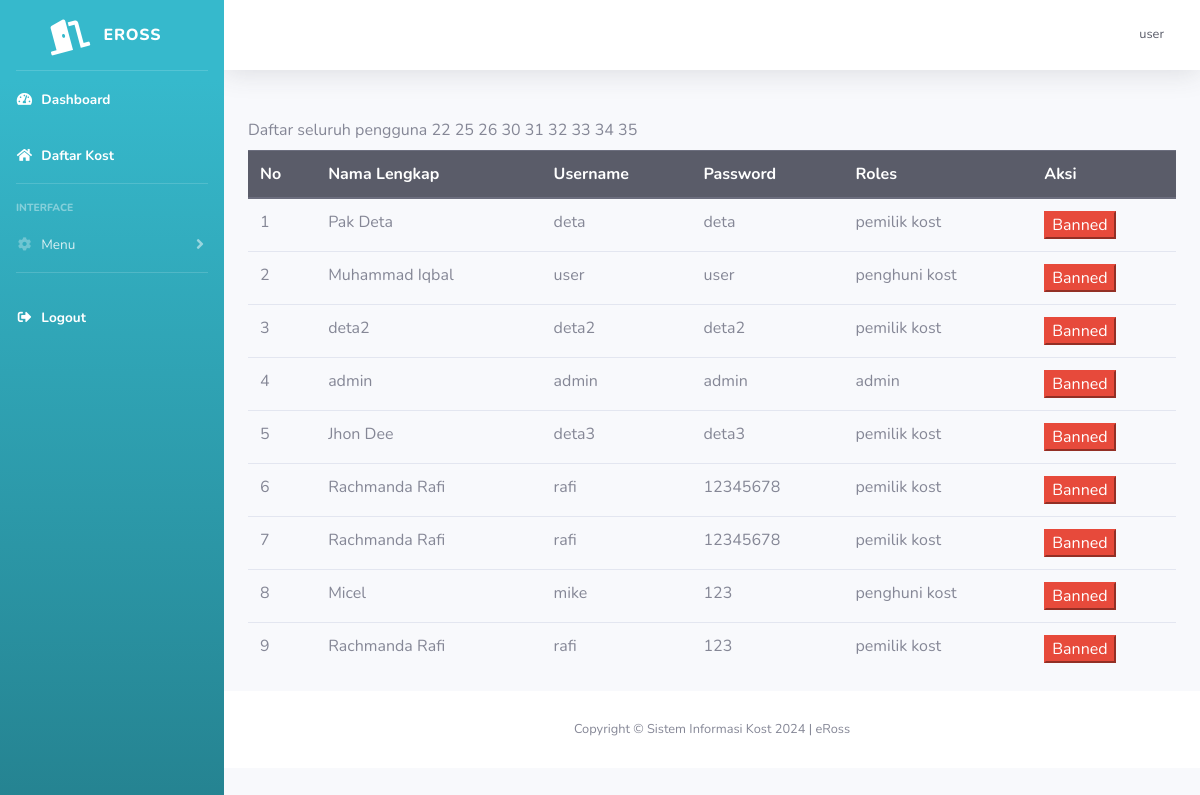
The app's page /SistemInformasiKost-main/kost/user.php (signed in) with its own data.
### tables this page shows
CREATE TABLE `user` (
  `id` int(11) NOT NULL,
  `nama_lengkap` varchar(255) NOT NULL,
  `email` varchar(255) NOT NULL,
  `username` varchar(255) NOT NULL,
  `password` varchar(255) NOT NULL,
  `no_hp` varchar(255) NOT NULL,
  `pekerjaan` varchar(255) NOT NULL,
  `jenis_kelamin` varchar(25) NOT NULL,
  `foto_ktp` varchar(255) NOT NULL,
  `foto_profil` text NOT NULL,
  `roles` int(11) NOT NULL,
  `id_kost_saya` int(11) NOT NULL
);

CREATE TABLE `roles_user` (
  `id_roles` int(11) NOT NULL,
  `nama` varchar(255) NOT NULL
);

### SistemInformasiKost-main/kost/user.php (the view, shortened to what this page needs)
<?php
include "template/header.php";
$data = mysqli_query($koneksi, "SELECT * FROM user JOIN roles_user on user.roles=roles_user.id_roles");
?>
<div class="container">
    <label for="">Daftar seluruh pengguna</label>
    <table class="table ">
        <thead class="thead-dark">
            <tr class="">
                <th>No</th>
                <th>Nama Lengkap</th>
                <th>Username</th>
                <th>Password</th>
                <th>Roles</th>
                <th>Aksi</th>
            </tr>
        </thead>
        <tbody>
            <?php
            $n = 0;
            while ($d = mysqli_fetch_array($data)) {
                $n++;
            ?>
                <tr>
                    <td><?php echo $n ?></td>
                    <td><?php echo $d['nama_lengkap'] ?></td>
                    <td><?php echo $d['username'] ?></td>
                    <td><?php echo $d['password'] ?></td>
                    <td><?php echo $d['nama'] ?></td>
                    <td>
                        <a href="php/hapus-user.php?id=<?php echo $d['id']; ?>"><button class="btn-danger">Banned</button></a>
                    </td>
                </tr>
            <?php } ?>
        </tbody>
    </table>
</div>
<?php
include "template/footer.php"
?>

### records on screen
user: nama_lengkap "Pak Deta", username "deta", password "deta", roles.nama "pemilik kost"
user: nama_lengkap "Muhammad Iqbal", username "user", password "user", roles.nama "penghuni kost"
user: nama_lengkap "deta2", username "deta2", password "deta2", roles.nama "pemilik kost"
user: nama_lengkap "admin", username "admin", password "admin", roles.nama "admin"
user: nama_lengkap "Jhon Dee", username "deta3", password "deta3", roles.nama "pemilik kost"
user: nama_lengkap "Rachmanda Rafi", username "rafi", password "12345678", roles.nama "pemilik kost"
user: nama_lengkap "Rachmanda Rafi", username "rafi", password "12345678", roles.nama "pemilik kost"
user: nama_lengkap "Micel", username "mike", password "123", roles.nama "penghuni kost"
user: nama_lengkap "Rachmanda Rafi", username "rafi", password "123", roles.nama "pemilik kost"

### other values on screen
$_SESSION['username'] "user"
